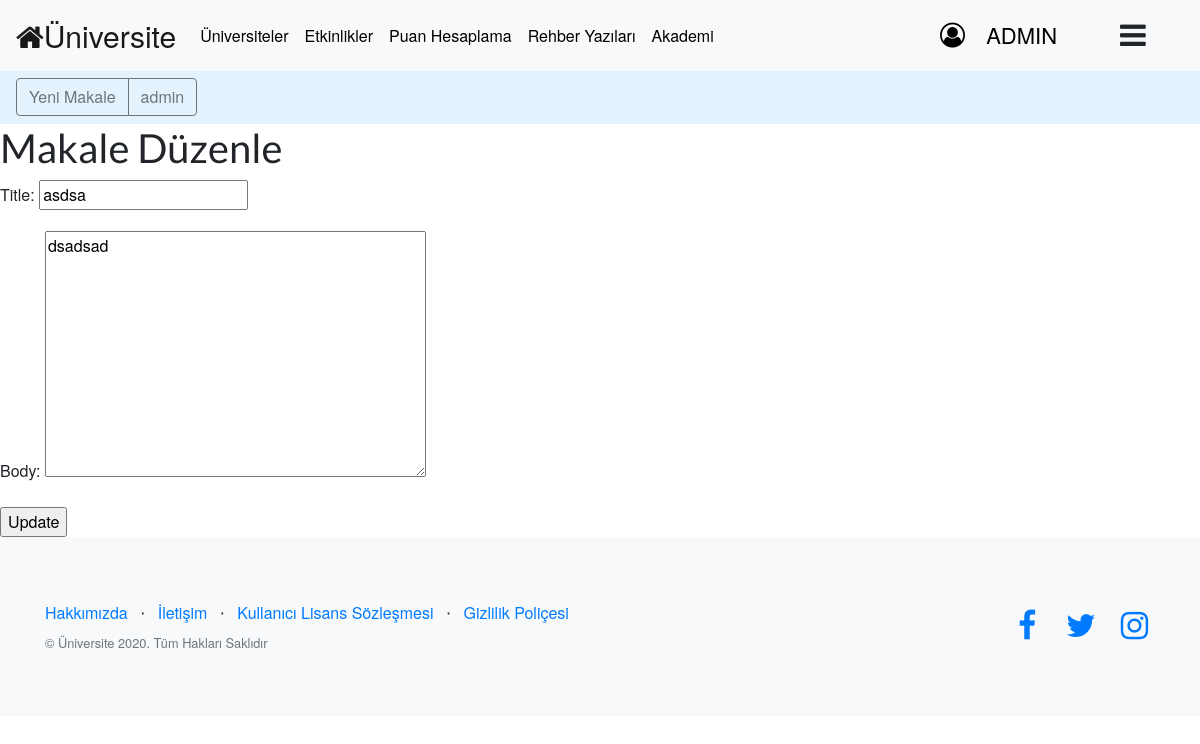
The app's page /blogs/blogs/1/edit/ (signed in) with its own data.
### Apps/users/models.py (models this page shows)
class CustomUser(AbstractUser):
    age = models.PositiveIntegerField(null=True, blank=True)
    followingList = models.ManyToManyField('self', related_name='followerList',symmetrical=False,  blank=True)
    def GetFollowingList(self):
        return "\n".join([p.username for p in self.followingList.all()])
    def GetFollowerList(self):
        return "\n".join([p.username for p in self.followerList.all()])
    GetFollowingList.short_description = 'Following'
    GetFollowerList.short_description = 'Follower'

### Apps/blogs/models.py (models this page shows, shortened)
class Blog(models.Model):
    title = models.CharField(max_length=200)
    author = models.ForeignKey(
        settings.AUTH_USER_MODEL,
        on_delete=models.CASCADE,
    )
    body = models.TextField()
    updated_on = models.DateTimeField(auto_now= True)
    created_on = models.DateTimeField(auto_now_add=True)
    class Meta:
        ordering = ['-created_on']

### Apps/blogs/views.py (the view)
# urls.py: path('blogs/<int:pk>/edit/',MakaleUpdateView.as_view(), name='makale_edit'),
class MakaleUpdateView(UpdateView): # new
    model = Blog
    template_name = 'blogs/makale_edit.html'
    fields = ['title', 'body']

### Apps/blogs/templates/blogs/makale_edit.html
{% extends 'blogs/base.html' %}
{% block content_blogs %}
<h1>Makale Düzenle</h1>
<form action="" method="post">{% csrf_token %}
{{ form.as_p }}
<input type="submit" value="Update">
</form>
{% endblock content_blogs %}

### Apps/blogs/templates/blogs/base.html (shortened to what this page needs)
{% extends 'users/base.html' %}
{% block content %}
 <nav class="navbar navbar-light" style="background-color: #e3f2fd;">
    {% if user.is_authenticated %}
    <div class="btn-group" role="group" aria-label="loginsignupbuttons">
        <a class="btn btn-outline-secondary" href="{% url 'blogs:makale_new' %}" role="button">Yeni Makale</a>
        <a class="btn btn-outline-secondary" href="#" role="button">{{ user.username }}</a>
    </div>
    {% endif %}
</nav>
{% block content_blogs %}
{% endblock content_blogs %}
{% endblock content %}

### Apps/users/templates/users/base.html (shortened to what this page needs)
<!DOCTYPE html>
<html>
<head>
    {% load static %}
    <link rel="stylesheet" href="{% static 'assets/bootstrap/css/bootstrap.min.css' %}">
    <link rel="stylesheet" href="https://cdn.jsdelivr.net/npm/bootstrap@4.5.3/dist/css/bootstrap.min.css">
    <link rel="stylesheet" href="{% static 'assets/fonts/font-awesome.min.css'%}">
    <link rel="stylesheet" href="{% static 'assets/fonts/simple-line-icons.min.css'%}">
    <link rel="stylesheet" href="https://cdnjs.cloudflare.com/ajax/libs/animate.css/3.5.2/animate.min.css">
    <link rel="stylesheet" href="https://cdnjs.cloudflare.com/ajax/libs/aos/2.2.0/aos.css">
    <link rel="stylesheet" href="{% static 'assets/css/magnific-popup.min.css'%}">
    <link rel="stylesheet" href="{% static 'assets/css/style.css'%}">
    <link rel="stylesheet" href="{% static 'assets/css/Bootstrap-Calendar.css'%}">
    <link rel="stylesheet" href="{% static 'assets/css/photo.min.css'%}">
    <link rel="stylesheet" href="https://unpkg.com/leaflet@1.7.1/dist/leaflet.css"
/>
</head>
<body style="min-height: 300px;">
    <nav class="navbar navbar-light navbar-expand fixed-top bg-light navigation-clean" id="navbar">
        <div class="container-fluid"><a class="navbar-brand" data-bs-hover-animate="swing" href="{% url 'users:index' %}"><i class="fa fa-home BrandIcon"></i>Üniversite</a>
            <div class="collapse navbar-collapse" id="navcol-1">
                <ul class="nav navbar-nav">
                    <li class="nav-item"><a class="nav-link" href="{% url 'universities:index' %}" style="color: rgb(0,0,0);" data-bs-hover-animate="swing">Üniversiteler</a></li>
                    <li class="nav-item"><a class="nav-link active" href="{% url 'calendars:index' %}" style="color: rgb(0,0,0);" data-bs-hover-animate="swing">Etkinlikler</a></li>
                    <li class="nav-item"><a class="nav-link" href="{% url 'apptercih:home' %}" style="color: rgb(0,0,0);" data-bs-hover-animate="swing">Puan Hesaplama</a></li>
                    <li class="nav-item"><a class="nav-link" href="{% url 'blogs:makale_home' %}" style="color: rgb(0,0,0);" data-bs-hover-animate="swing">Rehber Yazıları</a></li>
                    <li class="nav-item"><a class="nav-link" href="#" style="color: rgb(0,0,0);" data-bs-hover-animate="swing">Akademi</a></li>
                </ul>
                {% if not user.is_authenticated %}
                    <div class="overlay ml-auto">
                        <button class="btn btn-primary LoginBtn" type="button" data-toggle="modal" data-target="#signin" data-bs-hover-animate="pulse">Giriş Yap</button>
                        <button class="btn btn-primary RegisterBtn" type="button" data-toggle="modal" data-target="#signup" data-bs-hover-animate="pulse">Kayıt Ol</button>
                    </div>
                {% else %}
                    <div class="overlay ml-auto rubberBand animated">
                        <div class="my-auto" style="float:left;">
                            <div style="text-align: center;font-size: 22px; float: left; margin-top: 5px;  text-transform: uppercase;" data-bs-hover-animate="pulse">
                                <a href="{% url 'users:profile' %}" class="userNameDisplay">
                                    <i class="fa fa-user-circle-o" style="font-size: 25px;margin-right: 15px;"></i>
                                    {{ user.username }}
                                </a>
                            </div>
                            <div class="btn-group" data-bs-hover-animate="pulse">
                                <a class="btn" data-toggle="dropdown" data-display="static" aria-haspopup="true" aria-expanded="false"><i class="fa fa-navicon" style="margin-left: 50px;padding-right: 25px;padding-left: 0px;font-size: 30px;"></i></a>
                            </div>
                        </div>
                    </div>
                {% endif %}
            </div>
        </div>
    </nav>
    {% block content %}{% endblock content %}
    <footer class="footer bg-light">
        <div class="container">
            <div class="row">
                <div class="col-lg-6 my-auto h-100 text-center text-lg-left">
                    <ul class="list-inline mb-2">
                        <li class="list-inline-item"><a href="#">Hakkımızda</a></li>
                        <li class="list-inline-item"><span>⋅</span></li>
                        <li class="list-inline-item"><a href="#">İletişim</a></li>
                        <li class="list-inline-item"><span>⋅</span></li>
                        <li class="list-inline-item"><a href="{% url 'users:kullanicisozlesmesi' %}" >Kullanıcı Lisans Sözleşmesi</a></li>
                        <li class="list-inline-item"><span>⋅</span></li>
                        <li class="list-inline-item"><a href="{% url 'users:gizliliksozlesmesi' %}">Gizlilik Poliçesi</a></li>
                    </ul>
                    <p class="text-muted small mb-4 mb-lg-0">© Üniversite 2020. Tüm Hakları Saklıdır</p>
                </div>
                <div class="col-lg-6 my-auto h-100 text-center text-lg-right">
                    <ul class="list-inline mb-0">
                        <li class="list-inline-item"><a href="#"><i class="fa fa-facebook fa-2x fa-fw"></i></a></li>
                        <li class="list-inline-item"><a href="#"><i class="fa fa-twitter fa-2x fa-fw"></i></a></li>
                        <li class="list-inline-item"><a href="#"><i class="fa fa-instagram fa-2x fa-fw"></i></a></li>
                    </ul>
                </div>
            </div>
        </div>
    </footer>
</body>
</html>

### static/assets/css/style.css (style rules this page uses)
body { margin-top: 70px; }
.navbar-brand { font-size: 30px; }
body { font-family: Helvetica Neue,Roboto,Arial,Noto Sans,Courier,sans-serif; }

### Apps/users/templates/users/base.html (style rules this page uses)
.userNameDisplay { color: black; }

### records on screen
CustomUser: username "ADMIN", username "admin"
Blog: title "asdsa", body "dsadsad"
